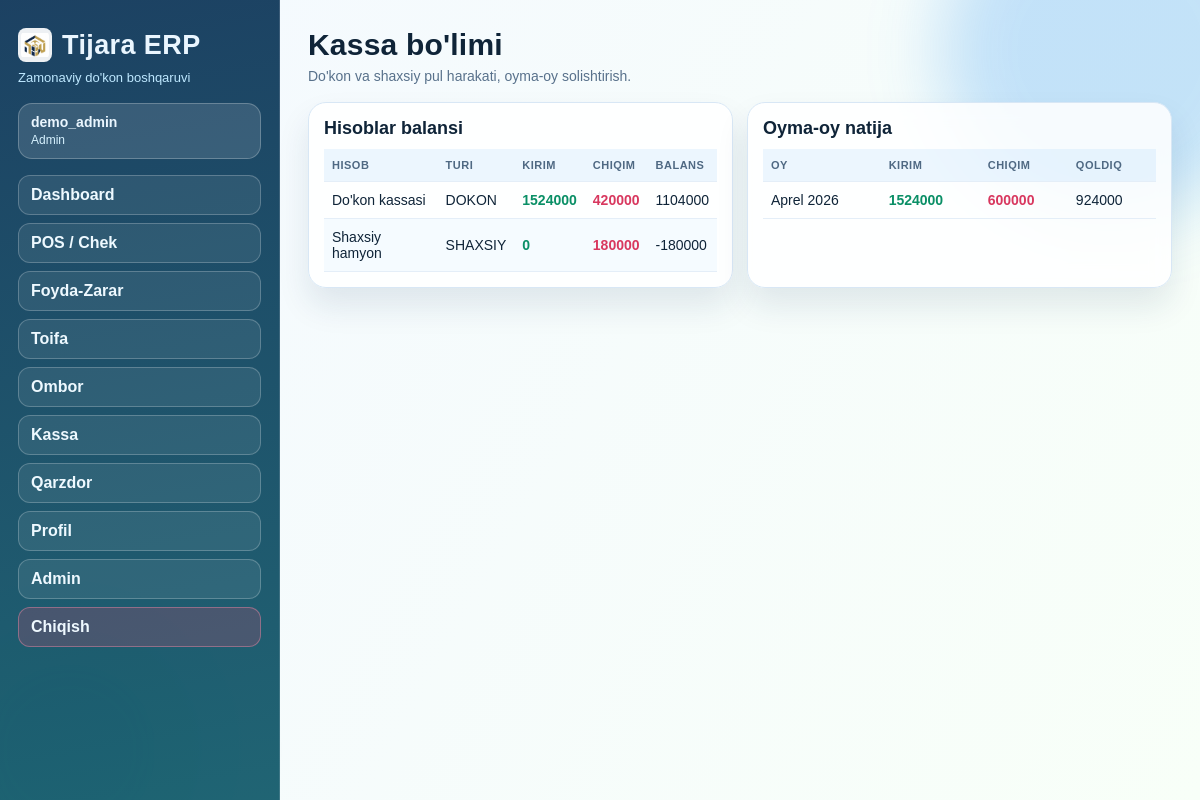
The app's page /kassa/ (signed in) with its own data.
### kassa/models.py (models this page shows, shortened)
class CashAccount(models.Model):
    TYPE_SHOP = "DOKON"
    TYPE_PERSONAL = "SHAXSIY"
    ACCOUNT_TYPES = (
        (TYPE_SHOP, "Do'kon"),
        (TYPE_PERSONAL, "Shaxsiy"),
    )
    name = models.CharField(max_length=100)
    account_type = models.CharField(max_length=20, choices=ACCOUNT_TYPES)
    created_at = models.DateTimeField(auto_now_add=True)
    class Meta:
        ordering = ["account_type", "name"]
        verbose_name = "Hisob"
        verbose_name_plural = "Hisoblar"

### core/views.py (the view)
# urls.py: path("kassa/", web_kassa, name="web-kassa"),
@login_required
def web_kassa(request):
    if not _is_admin_like(request.user):
        return redirect("operator-dashboard")
    money_field = DecimalField(max_digits=14, decimal_places=2)
    money_zero = Value(0, output_field=money_field)
    rows = (
        CashTransaction.objects.values("account__name", "account__account_type")
        .annotate(
            kirim=Coalesce(
                Sum(
                    Case(
                        When(direction=CashTransaction.DIR_IN, then=F("amount")),
                        default=money_zero,
                        output_field=money_field,
                    )
                ),
                money_zero,
            ),
            chiqim=Coalesce(
                Sum(
                    Case(
                        When(direction=CashTransaction.DIR_OUT, then=F("amount")),
                        default=money_zero,
                        output_field=money_field,
                    )
                ),
                money_zero,
            ),
        )
        .order_by("account__account_type", "account__name")
    )
    accounts = []
    for row in rows:
        row["balance"] = row["kirim"] - row["chiqim"]
        accounts.append(row)
    monthly = (
        CashTransaction.objects.annotate(month=TruncMonth("occurred_at"))
        .values("month")
        .annotate(
            kirim=Coalesce(
                Sum(
                    Case(
                        When(direction=CashTransaction.DIR_IN, then=F("amount")),
                        default=money_zero,
                        output_field=money_field,
                    )
                ),
                money_zero,
            ),
            chiqim=Coalesce(
                Sum(
                    Case(
                        When(direction=CashTransaction.DIR_OUT, then=F("amount")),
                        default=money_zero,
                        output_field=money_field,
                    )
                ),
                money_zero,
            ),
        )
        .order_by("-month")[:6]
    )
    monthly_rows = []
    for row in monthly:
        row["qoldiq"] = row["kirim"] - row["chiqim"]
        monthly_rows.append(row)
    return render(request, "kassa.html", {"accounts": accounts, "monthly_rows": monthly_rows})

### core/views.py (called while the page is built)
def _is_admin_like(user):
    return user.is_authenticated and (user.is_superuser or user.is_staff)

### templates/kassa.html (shortened to what this page needs)
{% extends "base.html" %}
{% block content %}
<section class="header">
    <h2>Kassa bo'limi</h2>
    <p>Do'kon va shaxsiy pul harakati, oyma-oy solishtirish.</p>
</section>
<section class="grid-2">
    <div class="panel">
        <h3>Hisoblar balansi</h3>
        <table>
            <thead><tr><th>Hisob</th><th>Turi</th><th>Kirim</th><th>Chiqim</th><th>Balans</th></tr></thead>
            <tbody>
                {% for a in accounts %}
                <tr>
                    <td>{{ a.account__name }}</td>
                    <td>{{ a.account__account_type }}</td>
                    <td class="amount-in">{{ a.kirim }}</td>
                    <td class="amount-out">{{ a.chiqim }}</td>
                    <td>{{ a.balance }}</td>
                </tr>
                {% empty %}
                <tr><td colspan="5">Ma'lumot topilmadi.</td></tr>
                {% endfor %}
            </tbody>
        </table>
    </div>
    <div class="panel">
        <h3>Oyma-oy natija</h3>
        <table>
            <thead><tr><th>Oy</th><th>Kirim</th><th>Chiqim</th><th>Qoldiq</th></tr></thead>
            <tbody>
                {% for r in monthly_rows %}
                <tr>
                    <td>{{ r.month|date:"F Y" }}</td>
                    <td class="amount-in">{{ r.kirim }}</td>
                    <td class="amount-out">{{ r.chiqim }}</td>
                    <td>{{ r.qoldiq }}</td>
                </tr>
                {% empty %}
                <tr><td colspan="4">Oy kesimida ma'lumot yo'q.</td></tr>
                {% endfor %}
            </tbody>
        </table>
    </div>
</section>
{% endblock %}

### templates/base.html (shortened to what this page needs)
{% load static %}
<!DOCTYPE html>
<html lang="uz">
<head>
    <link rel="stylesheet" href="{% static 'css/app.css' %}">
</head>
<body>
    <div class="bg-orb orb-two"></div>
    <div class="layout">
        <aside class="sidebar">
            <div class="brand-wrap">
                <img class="brand-logo" src="{% static 'img/tijara-logo.png' %}" alt="Tijara logo">
                <h1>Tijara ERP</h1>
            </div>
            <p>Zamonaviy do'kon boshqaruvi</p>
            {% if user.is_authenticated %}
            <div class="user-chip">
                <strong>{{ user.username }}</strong>
                <span>{% if user.is_superuser or user.is_staff %}Admin{% else %}Operator{% endif %}</span>
            </div>
            {% endif %}
            <nav>
                {% if user.is_authenticated %}
                    {% if user.is_superuser or user.is_staff %}
                    <a class="nav-link" href="{% url 'web-dashboard' %}">Dashboard</a>
                    <a class="nav-link" href="{% url 'web-pos' %}">POS / Chek</a>
                    <a class="nav-link" href="{% url 'web-profit' %}">Foyda-Zarar</a>
                    <a class="nav-link" href="{% url 'web-toifa' %}">Toifa</a>
                    <a class="nav-link" href="{% url 'web-ombor' %}">Ombor</a>
                    <a class="nav-link" href="{% url 'web-kassa' %}">Kassa</a>
                    <a class="nav-link" href="{% url 'web-qarzdor' %}">Qarzdor</a>
                    <a class="nav-link" href="{% url 'web-profil' %}">Profil</a>
                    <a class="nav-link" href="/admin/">Admin</a>
                    {% endif %}
                    <a class="nav-link nav-danger" href="{% url 'logout' %}">Chiqish</a>
                {% else %}
                    <a class="nav-link" href="{% url 'login' %}">Kirish</a>
                    <a class="nav-link" href="/admin/login/">Admin kirish</a>
                {% endif %}
            </nav>
        </aside>
        <main class="content">
            {% block content %}{% endblock %}
        </main>
    </div>
</body>
</html>

### static/css/app.css (style rules this page uses)
:root { --bg-1: #f4f9ff; --bg-2: #f8fff8; --text: #0f2438; --muted: #58718b; --line: #d8e7f5; --card: rgba(255, 255, 255, 0.86); --glass: blur(10px); --brand-a: #1f8ef1; --brand-b: #0bb783; --brand-c: #ff8a3d; --danger: #f0446f; --shadow: 0 18px 32px rgba(17, 52, 84, 0.1); }
* { box-sizing: border-box; }
body { margin: 0; font-family: "Sora", "Manrope", sans-serif; color: var(--text); background: linear-gradient(120deg, var(--bg-1), var(--bg-2)); }
a { color: #226eca; }
.bg-orb { position: fixed; border-radius: 999px; pointer-events: none; filter: blur(35px); z-index: 0; animation: drift 12s ease-in-out infinite alternate; }
.orb-two { width: 280px; height: 280px; bottom: -90px; left: -70px; background: rgba(11, 183, 131, 0.2); animation-delay: 0.8s; }
.layout { display: grid; grid-template-columns: 280px 1fr; min-height: 100vh; position: relative; z-index: 2; }
.sidebar { padding: 28px 18px; background: linear-gradient(170deg, rgba(16, 55, 90, 0.95), rgba(20, 92, 108, 0.95)); color: #eaf6ff; border-right: 1px solid rgba(255, 255, 255, 0.14); }
.brand-wrap { display: flex; align-items: center; gap: 10px; }
.brand-logo { width: 34px; height: 34px; object-fit: contain; border-radius: 8px; background: rgba(255, 255, 255, 0.92); padding: 3px; }
.sidebar h1 { margin: 0; font-size: 27px; letter-spacing: 0.4px; }
.sidebar p { margin: 8px 0 18px; color: #bee8ff; font-size: 13px; }
.user-chip { border: 1px solid rgba(255, 255, 255, 0.24); background: rgba(255, 255, 255, 0.12); border-radius: 14px; padding: 10px 12px; margin-bottom: 16px; }
.user-chip strong { display: block; font-size: 14px; }
.user-chip span { font-size: 12px; color: #d7f2ff; }
.sidebar nav { display: flex; flex-direction: column; gap: 8px; }
.nav-link { text-decoration: none; color: #eef9ff; font-weight: 600; border-radius: 12px; padding: 10px 12px; border: 1px solid rgba(255, 255, 255, 0.22); background: rgba(255, 255, 255, 0.08); transition: all 0.2s ease; }
.nav-danger { border-color: rgba(255, 149, 176, 0.4); background: rgba(240, 68, 111, 0.2); }
.content { padding: 28px; }
.header h2 { margin: 0 0 6px; font-size: 30px; letter-spacing: 0.2px; }
.header p { margin: 0 0 18px; color: var(--muted); font-size: 14px; }
.grid-2 { display: grid; grid-template-columns: repeat(2, minmax(0, 1fr)); gap: 14px; margin-bottom: 14px; }
.panel { background: var(--card); border: 1px solid var(--line); border-radius: 18px; box-shadow: var(--shadow); padding: 15px; backdrop-filter: var(--glass); }
.panel h3 { margin: 0 0 10px; font-size: 18px; }
table { width: 100%; border-collapse: collapse; font-size: 14px; overflow: hidden; }
th, td { border-bottom: 1px solid #e4eef8; text-align: left; padding: 10px 8px; }
tbody tr:nth-child(even) { background: rgba(31, 142, 241, 0.04); }
th { color: #4f6983; font-size: 11px; letter-spacing: 0.5px; text-transform: uppercase; background: rgba(31, 142, 241, 0.08); }
.amount-in { color: #0a8f66; font-weight: 700; }
.amount-out { color: #d8385f; font-weight: 700; }

### records on screen
CashAccount: account__name "Do'kon kassasi", account__account_type "DOKON", kirim "1524000", chiqim "420000", balance "1104000"
CashAccount: account__name "Shaxsiy hamyon", account__account_type "SHAXSIY", kirim "0", chiqim "180000", balance "-180000"

### other values on screen
{{ user.username }} "demo_admin"
{{ r.month|date:"F Y" }} "Aprel 2026"
{{ r.kirim }} "1524000"
{{ r.chiqim }} "600000"
{{ r.qoldiq }} "924000"
